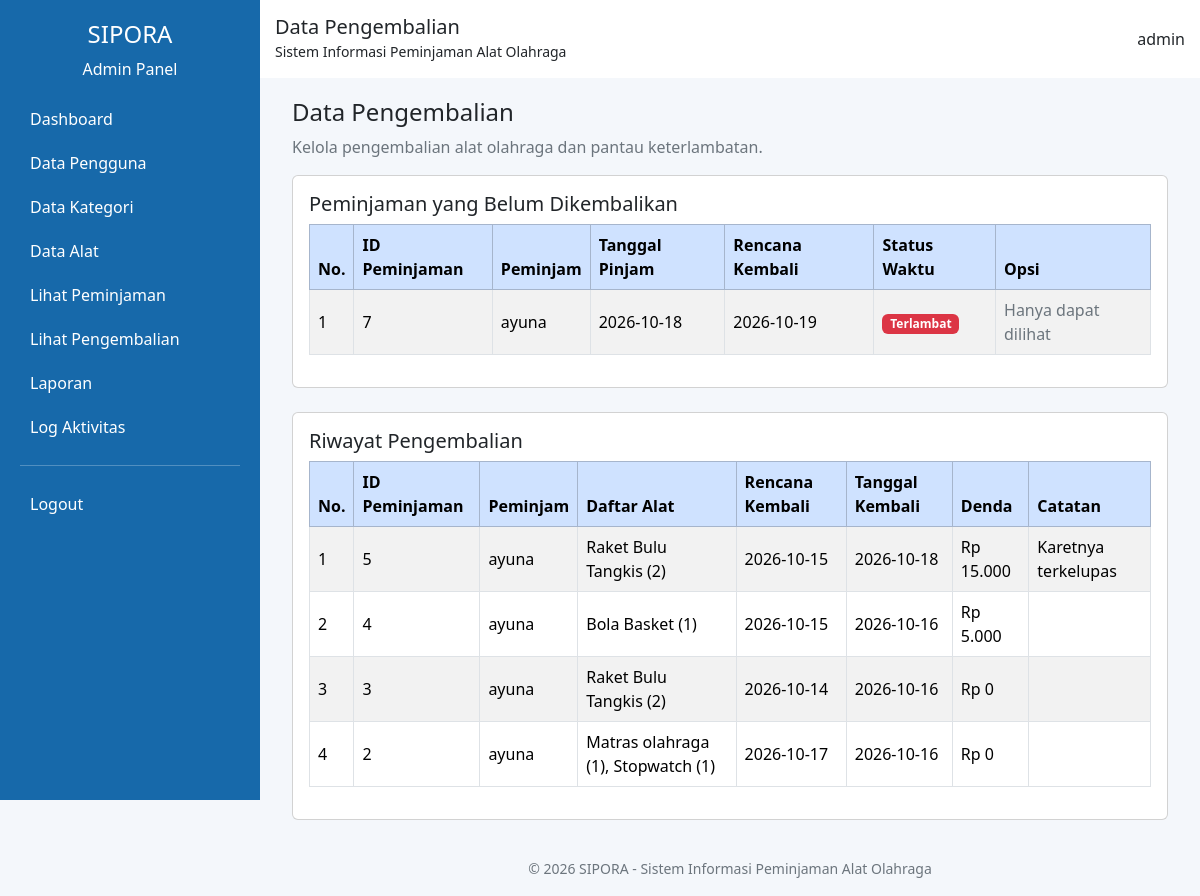
The page /admin/pengembalian.php (signed in) on the database its author committed.
### tables this page shows
CREATE TABLE `peminjaman` (
  `id_peminjaman` int(11) NOT NULL,
  `id_user` int(11) NOT NULL,
  `id_petugas` int(11) DEFAULT NULL,
  `tanggal_pinjam` date NOT NULL,
  `tanggal_rencana_kembali` date NOT NULL,
  `keperluan` text NOT NULL,
  `status` enum('Menunggu','Disetujui','Ditolak','Dipinjam','Dikembalikan') NOT NULL DEFAULT 'Menunggu',
  `catatan` text DEFAULT NULL,
  `created_at` timestamp NOT NULL DEFAULT current_timestamp()
);

CREATE TABLE `users` (
  `id_user` int(11) NOT NULL,
  `username` varchar(50) NOT NULL,
  `password` varchar(255) NOT NULL,
  `role` enum('Admin','Petugas','Peminjam') NOT NULL,
  `created_at` timestamp NOT NULL DEFAULT current_timestamp()
);

CREATE TABLE `pengembalian` (
  `id_pengembalian` int(11) NOT NULL,
  `id_peminjaman` int(11) NOT NULL,
  `tanggal_kembali` date NOT NULL,
  `total_denda` decimal(12,2) NOT NULL DEFAULT 0.00,
  `catatan` text DEFAULT NULL,
  `created_at` timestamp NOT NULL DEFAULT current_timestamp()
);

### admin/pengembalian.php (the view, shortened to what this page needs)
<?php
include '../koneksi.php';
$data = mysqli_query($koneksi, "
    SELECT
        pg.id_pengembalian,
        pg.tanggal_kembali,
        pg.total_denda,
        pg.catatan,
        p.id_peminjaman,
        p.tanggal_rencana_kembali,
        u.username AS nama_peminjam,
        GROUP_CONCAT(
            CONCAT(a.nama_alat, ' (', dp.jumlah_pinjam, ')')
            SEPARATOR ', '
        ) AS daftar_alat
    FROM pengembalian pg
    JOIN peminjaman p
        ON pg.id_peminjaman = p.id_peminjaman
    JOIN users u
        ON p.id_user = u.id_user
    LEFT JOIN detail_peminjaman dp
        ON p.id_peminjaman = dp.id_peminjaman
    LEFT JOIN alat a
        ON dp.id_alat = a.id_alat
    GROUP BY
        pg.id_pengembalian,
        pg.tanggal_kembali,
        pg.total_denda,
        pg.catatan,
        p.id_peminjaman,
        p.tanggal_rencana_kembali,
        u.username
    ORDER BY pg.id_pengembalian DESC
");
$belum_kembali = mysqli_query($koneksi, "
    SELECT
        p.id_peminjaman,
        p.tanggal_pinjam,
        p.tanggal_rencana_kembali,
        u.username AS nama_peminjam
    FROM peminjaman p
    JOIN users u ON p.id_user = u.id_user
    WHERE p.status = 'Dipinjam'
    ORDER BY p.tanggal_rencana_kembali ASC
");
include 'header.php';
?>
<div class="container-fluid">
    <div class="mb-3">
        <h4>Data Pengembalian</h4>
        <p class="text-secondary">
            Kelola pengembalian alat olahraga dan pantau keterlambatan.
        </p>
    </div>
    <div class="card mb-4">
        <div class="card-body">
            <h5>Peminjaman yang Belum Dikembalikan</h5>
            <div class="table-responsive">
                <table class="table table-bordered table-striped align-middle">
                    <thead class="table-primary">
                        <tr>
                            <th>No.</th>
                            <th>ID Peminjaman</th>
                            <th>Peminjam</th>
                            <th>Tanggal Pinjam</th>
                            <th>Rencana Kembali</th>
                            <th>Status Waktu</th>
                            <th>Opsi</th>
                        </tr>
                    </thead>
                    <tbody>
                    <?php
                    $no = 1;
                    if (mysqli_num_rows($belum_kembali) > 0):
                        while ($b = mysqli_fetch_assoc($belum_kembali)):
                            $terlambat =
                                $b['tanggal_rencana_kembali'] < date('Y-m-d');
                    ?>
                        <tr>
                            <td><?= $no++; ?></td>
                            <td><?= (int) $b['id_peminjaman']; ?></td>
                            <td><?= htmlspecialchars($b['nama_peminjam']); ?></td>
                            <td><?= htmlspecialchars($b['tanggal_pinjam']); ?></td>
                            <td><?= htmlspecialchars($b['tanggal_rencana_kembali']); ?></td>
                            <td>
                                <?php if ($terlambat): ?>
                                    <span class="badge bg-danger">Terlambat</span>
                                <?php else: ?>
                                    <span class="badge bg-success">Belum Terlambat</span>
                                <?php endif; ?>
                            </td>
                            <td>
                                <span class="text-secondary">Hanya dapat dilihat</span>
                            </td>
                        </tr>
                    <?php
                        endwhile;
                    endif; ?>
                    </tbody>
                </table>
            </div>
        </div>
    </div>
    <div class="card">
        <div class="card-body">
            <h5>Riwayat Pengembalian</h5>
            <div class="table-responsive">
                <table class="table table-bordered table-striped align-middle">
                    <thead class="table-primary">
                        <tr>
                            <th>No.</th>
                            <th>ID Peminjaman</th>
                            <th>Peminjam</th>
                            <th>Daftar Alat</th>
                            <th>Rencana Kembali</th>
                            <th>Tanggal Kembali</th>
                            <th>Denda</th>
                            <th>Catatan</th>
                        </tr>
                    </thead>
                    <tbody>
                    <?php
                    $no = 1;
                    if (mysqli_num_rows($data) > 0):
                        while ($d = mysqli_fetch_assoc($data)):
                    ?>
                        <tr>
                            <td><?= $no++; ?></td>
                            <td><?= (int) $d['id_peminjaman']; ?></td>
                            <td><?= htmlspecialchars($d['nama_peminjam']); ?></td>
                            <td><?= htmlspecialchars($d['daftar_alat'] ?? '-'); ?></td>
                            <td><?= htmlspecialchars($d['tanggal_rencana_kembali']); ?></td>
                            <td><?= htmlspecialchars($d['tanggal_kembali']); ?></td>
                            <td>
                                Rp <?= number_format((float) $d['total_denda'], 0, ',', '.'); ?>
                            </td>
                            <td><?= htmlspecialchars($d['catatan'] ?? '-'); ?></td>
                        </tr>
                    <?php
                        endwhile;
                    endif; ?>
                    </tbody>
                </table>
            </div>
        </div>
    </div>
</div>
<?php include 'footer.php'; ?>

### admin/header.php (style rules this page uses)
body { background-color: #f4f7fb; }

### rows shown on the page
peminjaman: id_peminjaman "7", id_user.username "ayuna", tanggal_pinjam "2026-10-18", tanggal_rencana_kembali "2026-10-19", shows "Terlambat"
pengembalian: id_peminjaman.id_peminjaman "5", users.username "ayuna", daftar_alat "Raket Bulu Tangkis (2)", id_peminjaman.tanggal_rencana_kembali "2026-10-15", tanggal_kembali "2026-10-18", total_denda "15.000", catatan "Karetnya terkelupas"
pengembalian: id_peminjaman.id_peminjaman "4", users.username "ayuna", daftar_alat "Bola Basket (1)", id_peminjaman.tanggal_rencana_kembali "2026-10-15", tanggal_kembali "2026-10-16", total_denda "5.000"
pengembalian: id_peminjaman.id_peminjaman "3", users.username "ayuna", daftar_alat "Raket Bulu Tangkis (2)", id_peminjaman.tanggal_rencana_kembali "2026-10-14", tanggal_kembali "2026-10-16", total_denda "0"
pengembalian: id_peminjaman.id_peminjaman "2", users.username "ayuna", daftar_alat "Matras olahraga (1), Stopwatch (1)", id_peminjaman.tanggal_rencana_kembali "2026-10-17", tanggal_kembali "2026-10-16", total_denda "0"

### other values the page prints
$judul "Data Pengembalian"
$_SESSION['username'] "admin"
